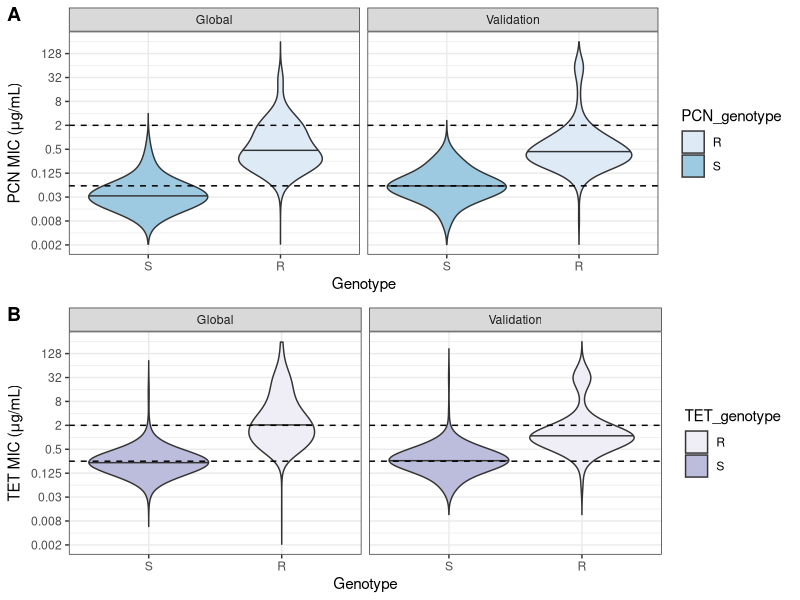

The R source for this figure:
library(tidyverse)
library(cowplot)

# global data
all_data <- read_tsv("data/prediction/pcn_tet_genotype_phenotype.tsv",
                            col_types = cols(penicillin = col_character()))

# validation data
validation_metadata <- read_tsv("data/validation/reimche_metadata.tsv")
validation_resistance <- read_tsv("data/validation/2021-06-24_reimche_gisp_alleles.tsv")

# combine data

validation_all_data <- validation_resistance %>%
    left_join(validation_metadata) %>%
    mutate(reference = "Reimche2021") %>%
    select(wgs_id, reference, tetracycline, penicillin, RpsJ_57, penA_01, tetM, blaTEM) %>%
    mutate(PCN_genotype = if_else(penA_01 == 1 & blaTEM == 0, "S", "R")) %>%
    mutate(TET_genotype = if_else(RpsJ_57 == "V" & tetM == 0, "S", "R")) %>%
    mutate(TET = str_replace_all(tetracycline, "[><= ]", "")) %>%
    mutate(TET = as.numeric(TET)) %>%
    mutate(PCN = str_replace_all(penicillin, "[><= ]", "")) %>%
    mutate(PCN = as.numeric(PCN)) %>%
    mutate(TET_interpretation = case_when(TET <= 0.25 ~ "S", TET > 0.25 & TET < 2 ~ "I", TET >= 2 ~ "R")) %>%
    mutate(PCN_interpretation = case_when(PCN <= 0.064 ~ "S", PCN > 0.064 & PCN < 2 ~ "I", PCN >= 2 ~ "R")) %>%
    mutate(dataset = "Validation")

# add genotype interpretation
all_data <- all_data %>%
    mutate(PCN_genotype = if_else(penA_01 == 1 & blaTEM == 0, "S", "R")) %>%
    mutate(TET_genotype = if_else(RpsJ_57 == "V" & tetM == 0, "S", "R"))

# filter to valid TET MICs and categorize based on breakpoints
metadata_tet <- all_data %>% 
    select(-penicillin) %>%
    filter(tetracycline != "<=4", tetracycline != "<=4.0", tetracycline != "<=8.0") %>%
    mutate(TET = str_replace_all(tetracycline, "[><= ]", "")) %>%
    mutate(TET = as.numeric(TET)) %>%
    mutate(TET_interpretation = case_when(TET <= 0.25 ~ "S", TET > 0.25 & TET < 2 ~ "I", TET >= 2 ~ "R")) %>%
    drop_na()

# filter to valid PCN MICs and categorized based on breakpoints (0.06 breakpoint interpretated to include 0.063/0.064)
metadata_pcn <- all_data %>%
    select(-tetracycline) %>%
    mutate(PCN = str_replace_all(penicillin, "[><= ]", "")) %>%
    mutate(PCN = as.numeric(PCN)) %>%
    mutate(PCN_interpretation = case_when(PCN <= 0.064 ~ "S", PCN > 0.064 & PCN < 2 ~ "I", PCN >= 2 ~ "R")) %>%
    drop_na()

# get genotype counts for all data by dataset
all_data %>% count(reference, PCN_genotype) %>%
    pivot_wider(names_from = PCN_genotype, values_from = n) %>%
    mutate(PCN_total = S + R, S_percent = S*100/PCN_total, R_percent = R*100/PCN_total) %>%
    print(n = 30)

all_data %>% count(reference, TET_genotype) %>%
    pivot_wider(names_from = TET_genotype, values_from = n) %>%
    mutate(TET_total = S + R, S_percent = S*100/TET_total, R_percent = R*100/TET_total) %>%
    print(n = 30)

# calculate sensitivity and specificity

# PCN
PCN_total_susceptible_phenotype <- metadata_pcn %>% filter(PCN_interpretation == "S") %>% nrow()
PCN_total_nonresistant_phenotype <- metadata_pcn %>% filter(PCN_interpretation != "R") %>% nrow()
PCN_total_susceptible_genotype <- all_data %>% filter(PCN_genotype == "S") %>% nrow()

PCN_sensitivity_susceptible <- (metadata_pcn %>% filter(PCN_interpretation == "S" & PCN_genotype == "S") %>% nrow())/PCN_total_susceptible_phenotype
PCN_specificity_susceptible <- (metadata_pcn %>% filter(PCN_interpretation != "S" & PCN_genotype == "R") %>% nrow())/(metadata_pcn %>% filter(PCN_interpretation != "S") %>% nrow())

PCN_sensitivity_nonresistant <- (metadata_pcn %>% filter(PCN_interpretation != "R" & PCN_genotype == "S") %>% nrow())/PCN_total_nonresistant_phenotype
PCN_specificity_nonresistant <- (metadata_pcn %>% filter(PCN_interpretation == "R" & PCN_genotype == "R") %>% nrow())/(metadata_pcn %>% filter(PCN_interpretation == "R") %>% nrow())

PCN_total_susceptible_phenotype
PCN_total_nonresistant_phenotype
PCN_total_susceptible_genotype

PCN_sensitivity_susceptible
PCN_specificity_susceptible

PCN_sensitivity_nonresistant
PCN_specificity_nonresistant

# TET
TET_total_susceptible_phenotype <- metadata_tet %>% filter(TET_interpretation == "S") %>% nrow()
TET_total_nonresistant_phenotype <- metadata_tet %>% filter(TET_interpretation != "R") %>% nrow()
TET_total_susceptible_genotype <- all_data %>% filter(TET_genotype == "S") %>% nrow()

TET_sensitivity_susceptible <- (metadata_tet %>% filter(TET_interpretation == "S" & TET_genotype == "S") %>% nrow())/TET_total_susceptible_phenotype
TET_specificity_susceptible <- (metadata_tet %>% filter(TET_interpretation != "S" & TET_genotype == "R") %>% nrow())/(metadata_tet %>% filter(TET_interpretation != "S") %>% nrow())

TET_sensitivity_nonresistant <- (metadata_tet %>% filter(TET_interpretation != "R" & TET_genotype == "S") %>% nrow())/TET_total_nonresistant_phenotype
TET_specificity_nonresistant <- (metadata_tet %>% filter(TET_interpretation == "R" & TET_genotype == "R") %>% nrow())/(metadata_tet %>% filter(TET_interpretation == "R") %>% nrow())

TET_total_susceptible_phenotype
TET_total_nonresistant_phenotype
TET_total_susceptible_genotype

TET_sensitivity_susceptible
TET_specificity_susceptible

TET_sensitivity_nonresistant
TET_specificity_nonresistant

# combine global and validation data

metadata_pcn <- metadata_pcn %>%
    mutate(dataset = "Global") %>%
    select(-penicillin) %>%
    rows_insert(validation_all_data %>% select(-tetracycline, -penicillin, -TET, -TET_interpretation))

metadata_tet <- metadata_tet %>%
    mutate(dataset = "Global") %>%
    select(-tetracycline) %>%
    rows_insert(validation_all_data %>% select(-tetracycline, -penicillin, -PCN, -PCN_interpretation)) %>%
    filter(!is.na(TET_genotype))

# plot

pcn_plot <- metadata_pcn %>% ggplot(aes(x = fct_relevel(PCN_genotype, "S"), y = PCN, fill = PCN_genotype)) +
    geom_violin(bw=0.8, draw_quantiles=c(0.5), trim=FALSE) +
    theme_bw() + 
    xlab("Genotype") +
    ylab(expression(paste("PCN MIC (", mu, "g/mL)", ))) +
    scale_fill_brewer() + 
    #theme(legend.position = "none") +
    #scale_x_discrete(labels = c("penA_01 present \nand blaTEM absent", "penA_01 absent \nor blaTEM present")) +
    scale_y_continuous(trans = 'log2', 
                       limits = c(0.002, 256),
                       breaks = c(2^-9, 2^-7, 2^-5, 2^-3, 2^-1, 2^1, 2^3, 2^5, 2^7), 
                       labels = c(0.002, 0.008, 0.03, 0.125, 0.5, 2, 8, 32, 128)) +
    geom_hline(yintercept = 0.06, linetype = "dashed") +
    geom_hline(yintercept = 2, linetype = "dashed") +
    facet_wrap(~dataset)


tet_plot <- metadata_tet %>% ggplot(aes(x = fct_relevel(TET_genotype, "S"), y = TET, fill = TET_genotype)) + 
    geom_violin(bw=0.8, draw_quantiles=c(0.5), trim=FALSE) +
    theme_bw() + 
    xlab("Genotype") +
    ylab(expression(paste("TET MIC (", mu, "g/mL)", ))) +
    scale_fill_brewer(palette = "Purples") + 
    #theme(legend.position = "none") + 
    #scale_x_discrete(labels = c("rpsJ WT\nand tetM absent", "rpsJ V57M\n or tetM present")) +
    scale_y_continuous(trans = 'log2', 
                       limits = c(0.002, 256),
                       breaks = c(2^-9, 2^-7, 2^-5, 2^-3, 2^-1, 2^1, 2^3, 2^5, 2^7), 
                       labels = c(0.002, 0.008, 0.03, 0.125, 0.5, 2, 8, 32, 128)) +
    geom_hline(yintercept = 0.25, linetype = "dashed") +
    geom_hline(yintercept = 2, linetype = "dashed") +
    facet_wrap(~dataset)

plot_grid(pcn_plot, tet_plot, labels = c("A","B"), nrow = 2) 

